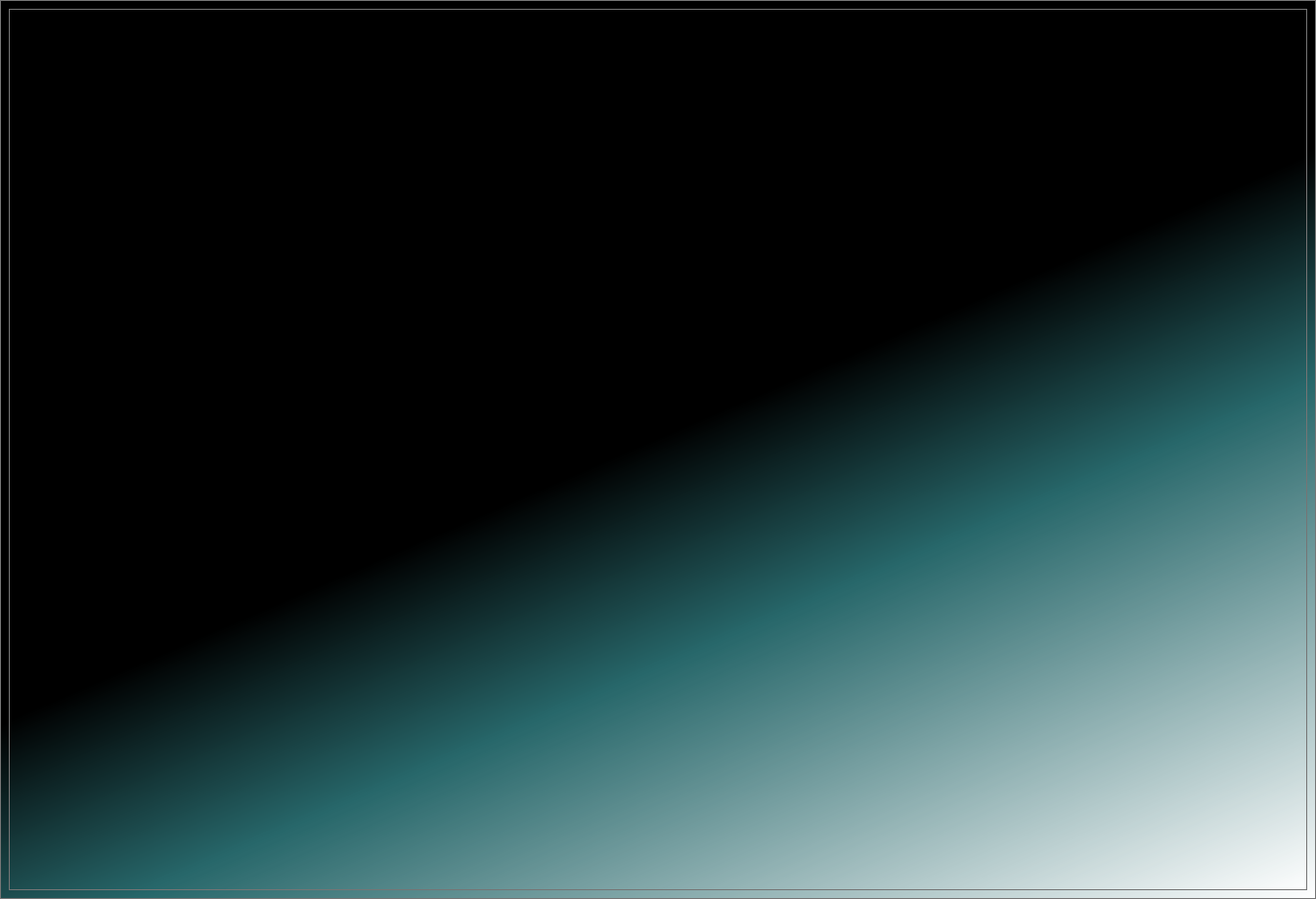
<?xml version="1.0" encoding="UTF-8"?>
<ui version="4.0">
 <class>MainWindow</class>
 <widget class="QMainWindow" name="MainWindow">
  <property name="geometry">
   <rect>
    <x>0</x>
    <y>0</y>
    <width>1346</width>
    <height>920</height>
   </rect>
  </property>
  <property name="minimumSize">
   <size>
    <width>0</width>
    <height>0</height>
   </size>
  </property>
  <property name="windowTitle">
   <string>Live Window</string>
  </property>
  <property name="styleSheet">
   <string notr="true">
/*
    Android Material Dark
	COLOR_DARK     = #212121 Grey 900
	COLOR_MEDIUM   = #424242 Grey 800
	COLOR_MEDLIGHT = #757575 Grey 600
	COLOR_LIGHT    = #DDDDDD White
	COLOR_ACCENT   = #3F51B5 Indigo 500
*/

* {
	background:qlineargradient(spread:pad, x1:0.517, y1:0.25, x2:1, y2:1, stop:0.211207 rgba(0, 0, 0, 255), stop:0.456897 rgba(39, 103, 106, 255), stop:1 rgba(255, 255, 255, 255));
	color: #DDDDDD;
	border: 1px solid #757575;
}

QWidget::item:selected {
	background: #3F51B5;
}

QCheckBox, QRadioButton {
	border: none;
}

QRadioButton::indicator, QCheckBox::indicator {
	width: 13px;
	height: 13px;
}

QRadioButton::indicator::unchecked, QCheckBox::indicator::unchecked {
	border: 1px solid #757575;
	background: none;
}

QRadioButton::indicator:unchecked:hover, QCheckBox::indicator:unchecked:hover {
	border: 1px solid #DDDDDD;
}

QRadioButton::indicator::checked, QCheckBox::indicator::checked {
	border: 1px solid #757575;
	background: #757575;
}

QRadioButton::indicator:checked:hover, QCheckBox::indicator:checked:hover {
	border: 1px solid #DDDDDD;
	background: #DDDDDD;
}

QGroupBox {
	margin-top: 6px;
}

QGroupBox::title {
	top: -7px;
	left: 7px;
}

QScrollBar {
	border: 1px solid #757575;
	background: #212121;
}

QScrollBar:horizontal {
	height: 15px;
	margin: 0px 0px 0px 32px;
}

QScrollBar:vertical {
	width: 15px;
	margin: 32px 0px 0px 0px;
}

QScrollBar::handle {
	background: #424242;
	border: 1px solid #757575;
}

QScrollBar::handle:horizontal {
	border-width: 0px 1px 0px 1px;
}

QScrollBar::handle:vertical {
	border-width: 1px 0px 1px 0px;
}

QScrollBar::handle:horizontal {
	min-width: 20px;
}

QScrollBar::handle:vertical {
	min-height: 20px;
}

QScrollBar::add-line, QScrollBar::sub-line {
	background:#424242;
	border: 1px solid #757575;
	subcontrol-origin: margin;
}

QScrollBar::add-line {
	position: absolute;
}

QScrollBar::add-line:horizontal {
	width: 15px;
	subcontrol-position: left;
	left: 15px;
}

QScrollBar::add-line:vertical {
	height: 15px;
	subcontrol-position: top;
	top: 15px;
}

QScrollBar::sub-line:horizontal {
	width: 15px;
	subcontrol-position: top left;
}

QScrollBar::sub-line:vertical {
	height: 15px;
	subcontrol-position: top;
}

QScrollBar:left-arrow, QScrollBar::right-arrow, QScrollBar::up-arrow, QScrollBar::down-arrow {
	border: 1px solid #757575;
	width: 3px;
	height: 3px;
}

QScrollBar::add-page, QScrollBar::sub-page {
	background: none;
}

QAbstractButton:hover {
	background: #424242;
}

QAbstractButton:pressed {
	background: #757575;
}

QAbstractItemView {
	show-decoration-selected: 1;
	selection-background-color: #3F51B5;
	selection-color: #DDDDDD;
	alternate-background-color: #424242;
}

QHeaderView {
	border: 1px solid #757575;
}

QHeaderView::section {
	background: #212121;
	border: 1px solid #757575;
	padding: 4px;
}

QHeaderView::section:selected, QHeaderView::section::checked {
	background: #424242;
}

QTableView {
	gridline-color: #757575;
}

QTabBar {
	margin-left: 2px;
}

QTabBar::tab {
	border-radius: 0px;
	padding: 4px;
	margin: 4px;
}

QTabBar::tab:selected {
	background: #424242;
}

QComboBox::down-arrow {
	border: 1px solid #757575;
	background: #424242;
}

QComboBox::drop-down {
	border: 1px solid #757575;
	background: #424242;
}

QComboBox::down-arrow {
	width: 3px;
	height: 3px;
	border: 1px solid #757575;
}

QAbstractSpinBox {
	padding-right: 15px;
}

QAbstractSpinBox::up-button, QAbstractSpinBox::down-button {
	border: 1px solid #757575;
	background: #424242;
	subcontrol-origin: border;
}

QAbstractSpinBox::up-arrow, QAbstractSpinBox::down-arrow {
	width: 3px;
	height: 3px;
	border: 1px solid #757575;
}

QSlider {
	border: none;
}

QSlider::groove:horizontal {
	height: 5px;
	margin: 4px 0px 4px 0px;
}

QSlider::groove:vertical {
	width: 5px;
	margin: 0px 4px 0px 4px;
}

QSlider::handle {
	border: 1px solid #757575;
	background: #424242;
}

QSlider::handle:horizontal {
	width: 15px;
	margin: -4px 0px -4px 0px;
}

QSlider::handle:vertical {
	height: 15px;
	margin: 0px -4px 0px -4px;
}

QSlider::add-page:vertical, QSlider::sub-page:horizontal {
	background: #3F51B5;
}

QSlider::sub-page:vertical, QSlider::add-page:horizontal {
	background: #424242;
}

QLabel {
	border: none;
}

QProgressBar {
	text-align: center;
}

QProgressBar::chunk {
	width: 1px;
	background-color: #3F51B5;
}

QMenu::separator {
	background: #424242;
}

QStatusBar {
	border: 1px;
	color: #3F51B5;
}</string>
  </property>
  <property name="tabShape">
   <enum>QTabWidget::Rounded</enum>
  </property>
  <widget class="QWidget" name="centralwidget">
   <property name="autoFillBackground">
    <bool>false</bool>
   </property>
   <layout class="QGridLayout" name="gridLayout">
    <item row="0" column="2">
     <layout class="QGridLayout" name="gridLayout_2">
      <item row="0" column="0">
       <widget class="GraphicsLayoutWidget" name="autoplot"/>
      </item>
     </layout>
    </item>
   </layout>
  </widget>
  <action name="actionAll_pannel">
   <property name="checkable">
    <bool>false</bool>
   </property>
   <property name="enabled">
    <bool>true</bool>
   </property>
   <property name="text">
    <string>All pannel</string>
   </property>
  </action>
  <action name="actionHistogram">
   <property name="text">
    <string>Histogram</string>
   </property>
  </action>
  <action name="actionTracker">
   <property name="text">
    <string>Tracker</string>
   </property>
  </action>
  <action name="actionChannels">
   <property name="text">
    <string>Channels</string>
   </property>
   <property name="font">
    <font>
     <family>URW Bookman L</family>
     <pointsize>12</pointsize>
     <weight>75</weight>
     <bold>true</bold>
    </font>
   </property>
  </action>
  <action name="actionAll">
   <property name="text">
    <string>All</string>
   </property>
  </action>
 </widget>
 <customwidgets>
  <customwidget>
   <class>GraphicsLayoutWidget</class>
   <extends>QGraphicsView</extends>
   <header location="global">pyqtgraph</header>
  </customwidget>
 </customwidgets>
 <resources/>
 <connections/>
</ui>
